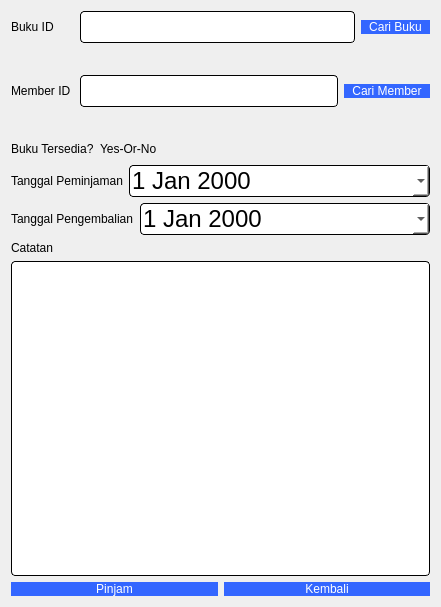
<?xml version="1.0" encoding="UTF-8"?>
<ui version="4.0">
 <class>IssueBook</class>
 <widget class="QDialog" name="IssueBook">
  <property name="geometry">
   <rect>
    <x>0</x>
    <y>0</y>
    <width>441</width>
    <height>607</height>
   </rect>
  </property>
  <property name="windowTitle">
   <string>Dialog</string>
  </property>
  <layout class="QVBoxLayout" name="verticalLayout_2">
   <item>
    <layout class="QHBoxLayout" name="horizontalLayout">
     <item>
      <widget class="QLabel" name="label">
       <property name="sizePolicy">
        <sizepolicy hsizetype="Fixed" vsizetype="Fixed">
         <horstretch>0</horstretch>
         <verstretch>0</verstretch>
        </sizepolicy>
       </property>
       <property name="styleSheet">
        <string notr="true">font: 10pt &quot;Comic Sans MS&quot;;
color: rgb(0, 0, 0);</string>
       </property>
       <property name="text">
        <string>Buku ID      </string>
       </property>
      </widget>
     </item>
     <item>
      <widget class="QLineEdit" name="bookID">
       <property name="styleSheet">
        <string notr="true">QLineEdit{
	background-color: rgb(255, 255, 255);
	 border: 1px  solid;
     border-radius: 4px;
	font: 24px
}</string>
       </property>
      </widget>
     </item>
     <item>
      <widget class="QPushButton" name="searchBook">
       <property name="styleSheet">
        <string notr="true">QPushButton{
color: rgb(255, 255, 255);
font: 10pt &quot;Comic Sans MS&quot;;
border-radius:8px;
padding : 0 8px;
background: #3366FF;
border -radius:10px;
}
QPushButton:hover:!pressed

{
background:#4f85e2;
}
QToolButton
{

border-radius:10px;
bacground:red;
color:red;
}

QPushButton:pressed
{
              font-size: 19px;
              transition: 0.9s; 
}</string>
       </property>
       <property name="text">
        <string>Cari Buku</string>
       </property>
      </widget>
     </item>
    </layout>
   </item>
   <item>
    <layout class="QHBoxLayout" name="horizontalLayout_8">
     <item>
      <spacer name="horizontalSpacer_2">
       <property name="orientation">
        <enum>Qt::Horizontal</enum>
       </property>
       <property name="sizeHint" stdset="0">
        <size>
         <width>128</width>
         <height>20</height>
        </size>
       </property>
      </spacer>
     </item>
     <item>
      <widget class="QLabel" name="bookName">
       <property name="sizePolicy">
        <sizepolicy hsizetype="Fixed" vsizetype="Fixed">
         <horstretch>0</horstretch>
         <verstretch>0</verstretch>
        </sizepolicy>
       </property>
       <property name="styleSheet">
        <string notr="true">font: 10pt &quot;Comic Sans MS&quot;;
color: rgb(0, 0, 0);</string>
       </property>
       <property name="text">
        <string/>
       </property>
      </widget>
     </item>
     <item>
      <spacer name="horizontalSpacer_3">
       <property name="orientation">
        <enum>Qt::Horizontal</enum>
       </property>
       <property name="sizeHint" stdset="0">
        <size>
         <width>128</width>
         <height>20</height>
        </size>
       </property>
      </spacer>
     </item>
    </layout>
   </item>
   <item>
    <layout class="QHBoxLayout" name="horizontalLayout_2">
     <item>
      <widget class="QLabel" name="label_2">
       <property name="sizePolicy">
        <sizepolicy hsizetype="Fixed" vsizetype="Fixed">
         <horstretch>0</horstretch>
         <verstretch>0</verstretch>
        </sizepolicy>
       </property>
       <property name="styleSheet">
        <string notr="true">font: 10pt &quot;Comic Sans MS&quot;;
color: rgb(0, 0, 0);</string>
       </property>
       <property name="text">
        <string>Member ID </string>
       </property>
      </widget>
     </item>
     <item>
      <widget class="QLineEdit" name="memberID">
       <property name="styleSheet">
        <string notr="true">QLineEdit{
	background-color: rgb(255, 255, 255);
	 border: 1px  solid;
     border-radius: 4px;
	font: 24px
}</string>
       </property>
      </widget>
     </item>
     <item>
      <widget class="QPushButton" name="searchMember">
       <property name="styleSheet">
        <string notr="true">QPushButton{
color: rgb(255, 255, 255);
font: 10pt &quot;Comic Sans MS&quot;;
border-radius:8px;
padding : 0 8px;
background: #3366FF;
border -radius:10px;
}
QPushButton:hover:!pressed

{
background:#4f85e2;
}
QToolButton
{

border-radius:10px;
bacground:red;
color:red;
}

QPushButton:pressed
{
              font-size: 19px;
              transition: 0.9s; 
}</string>
       </property>
       <property name="text">
        <string>Cari Member</string>
       </property>
      </widget>
     </item>
    </layout>
   </item>
   <item>
    <layout class="QHBoxLayout" name="horizontalLayout_9">
     <item>
      <spacer name="horizontalSpacer_4">
       <property name="orientation">
        <enum>Qt::Horizontal</enum>
       </property>
       <property name="sizeHint" stdset="0">
        <size>
         <width>128</width>
         <height>20</height>
        </size>
       </property>
      </spacer>
     </item>
     <item>
      <widget class="QLabel" name="memberName">
       <property name="sizePolicy">
        <sizepolicy hsizetype="Fixed" vsizetype="Fixed">
         <horstretch>0</horstretch>
         <verstretch>0</verstretch>
        </sizepolicy>
       </property>
       <property name="styleSheet">
        <string notr="true">font: 10pt &quot;Comic Sans MS&quot;;
color: rgb(0, 0, 0);</string>
       </property>
       <property name="text">
        <string/>
       </property>
      </widget>
     </item>
     <item>
      <spacer name="horizontalSpacer_5">
       <property name="orientation">
        <enum>Qt::Horizontal</enum>
       </property>
       <property name="sizeHint" stdset="0">
        <size>
         <width>128</width>
         <height>20</height>
        </size>
       </property>
      </spacer>
     </item>
    </layout>
   </item>
   <item>
    <layout class="QHBoxLayout" name="horizontalLayout_6">
     <item>
      <layout class="QHBoxLayout" name="horizontalLayout_5">
       <item>
        <widget class="QLabel" name="label_3">
         <property name="sizePolicy">
          <sizepolicy hsizetype="Fixed" vsizetype="Fixed">
           <horstretch>0</horstretch>
           <verstretch>0</verstretch>
          </sizepolicy>
         </property>
         <property name="styleSheet">
          <string notr="true">font: 10pt &quot;Comic Sans MS&quot;;
color: rgb(0, 0, 0);</string>
         </property>
         <property name="text">
          <string>Buku Tersedia?</string>
         </property>
        </widget>
       </item>
       <item>
        <widget class="QLabel" name="available">
         <property name="sizePolicy">
          <sizepolicy hsizetype="Fixed" vsizetype="Fixed">
           <horstretch>0</horstretch>
           <verstretch>0</verstretch>
          </sizepolicy>
         </property>
         <property name="styleSheet">
          <string notr="true">font: 10pt &quot;Comic Sans MS&quot;;
color: rgb(0, 0, 0);</string>
         </property>
         <property name="text">
          <string>Yes-Or-No</string>
         </property>
        </widget>
       </item>
      </layout>
     </item>
     <item>
      <spacer name="horizontalSpacer">
       <property name="orientation">
        <enum>Qt::Horizontal</enum>
       </property>
       <property name="sizeHint" stdset="0">
        <size>
         <width>138</width>
         <height>20</height>
        </size>
       </property>
      </spacer>
     </item>
    </layout>
   </item>
   <item>
    <layout class="QHBoxLayout" name="horizontalLayout_3">
     <item>
      <widget class="QLabel" name="label_4">
       <property name="sizePolicy">
        <sizepolicy hsizetype="Fixed" vsizetype="Fixed">
         <horstretch>0</horstretch>
         <verstretch>0</verstretch>
        </sizepolicy>
       </property>
       <property name="styleSheet">
        <string notr="true">font: 10pt &quot;Comic Sans MS&quot;;
color: rgb(0, 0, 0);</string>
       </property>
       <property name="text">
        <string>Tanggal Peminjaman</string>
       </property>
      </widget>
     </item>
     <item>
      <widget class="QDateEdit" name="issueDate">
       <property name="styleSheet">
        <string notr="true">QDateEdit{
	background-color: rgb(255, 255, 255);
	 border: 1px  solid;
     border-radius: 4px;
	font: 24px
}</string>
       </property>
       <property name="calendarPopup">
        <bool>true</bool>
       </property>
      </widget>
     </item>
    </layout>
   </item>
   <item>
    <layout class="QHBoxLayout" name="horizontalLayout_4">
     <item>
      <widget class="QLabel" name="label_5">
       <property name="sizePolicy">
        <sizepolicy hsizetype="Fixed" vsizetype="Fixed">
         <horstretch>0</horstretch>
         <verstretch>0</verstretch>
        </sizepolicy>
       </property>
       <property name="styleSheet">
        <string notr="true">font: 10pt &quot;Comic Sans MS&quot;;
color: rgb(0, 0, 0);</string>
       </property>
       <property name="text">
        <string>Tanggal Pengembalian</string>
       </property>
      </widget>
     </item>
     <item>
      <widget class="QDateEdit" name="returnDate">
       <property name="styleSheet">
        <string notr="true">QDateEdit{
	background-color: rgb(255, 255, 255);
	 border: 1px  solid;
     border-radius: 4px;
	font: 24px
}</string>
       </property>
       <property name="calendarPopup">
        <bool>true</bool>
       </property>
      </widget>
     </item>
    </layout>
   </item>
   <item>
    <layout class="QVBoxLayout" name="verticalLayout">
     <item>
      <widget class="QLabel" name="label_6">
       <property name="sizePolicy">
        <sizepolicy hsizetype="Fixed" vsizetype="Fixed">
         <horstretch>0</horstretch>
         <verstretch>0</verstretch>
        </sizepolicy>
       </property>
       <property name="styleSheet">
        <string notr="true">font: 10pt &quot;Comic Sans MS&quot;;
color: rgb(0, 0, 0);</string>
       </property>
       <property name="text">
        <string>Catatan</string>
       </property>
      </widget>
     </item>
     <item>
      <widget class="QTextEdit" name="notes">
       <property name="styleSheet">
        <string notr="true">QTextEdit{
	background-color: rgb(255, 255, 255);
	 border: 1px  solid;
     border-radius: 4px;
	font: 24px
}</string>
       </property>
      </widget>
     </item>
    </layout>
   </item>
   <item>
    <layout class="QHBoxLayout" name="horizontalLayout_7">
     <item>
      <widget class="QPushButton" name="issue">
       <property name="styleSheet">
        <string notr="true">QPushButton{
color: rgb(255, 255, 255);
font: 10pt &quot;Comic Sans MS&quot;;
border-radius:8px;
padding : 0 8px;
background: #3366FF;
border -radius:10px;
}
QPushButton:hover:!pressed

{
background:#4f85e2;
}
QToolButton
{

border-radius:10px;
bacground:red;
color:red;
}

QPushButton:pressed
{
              font-size: 19px;
              transition: 0.9s; 
}</string>
       </property>
       <property name="text">
        <string>Pinjam</string>
       </property>
      </widget>
     </item>
     <item>
      <widget class="QPushButton" name="cancel">
       <property name="styleSheet">
        <string notr="true">QPushButton{
color: rgb(255, 255, 255);
font: 10pt &quot;Comic Sans MS&quot;;
border-radius:8px;
padding : 0 8px;
background: #3366FF;
border -radius:10px;
}
QPushButton:hover:!pressed

{
background:#4f85e2;
}
QToolButton
{

border-radius:10px;
bacground:red;
color:red;
}

QPushButton:pressed
{
              font-size: 19px;
              transition: 0.9s; 
}</string>
       </property>
       <property name="text">
        <string>Kembali</string>
       </property>
      </widget>
     </item>
    </layout>
   </item>
  </layout>
 </widget>
 <resources/>
 <connections/>
</ui>
